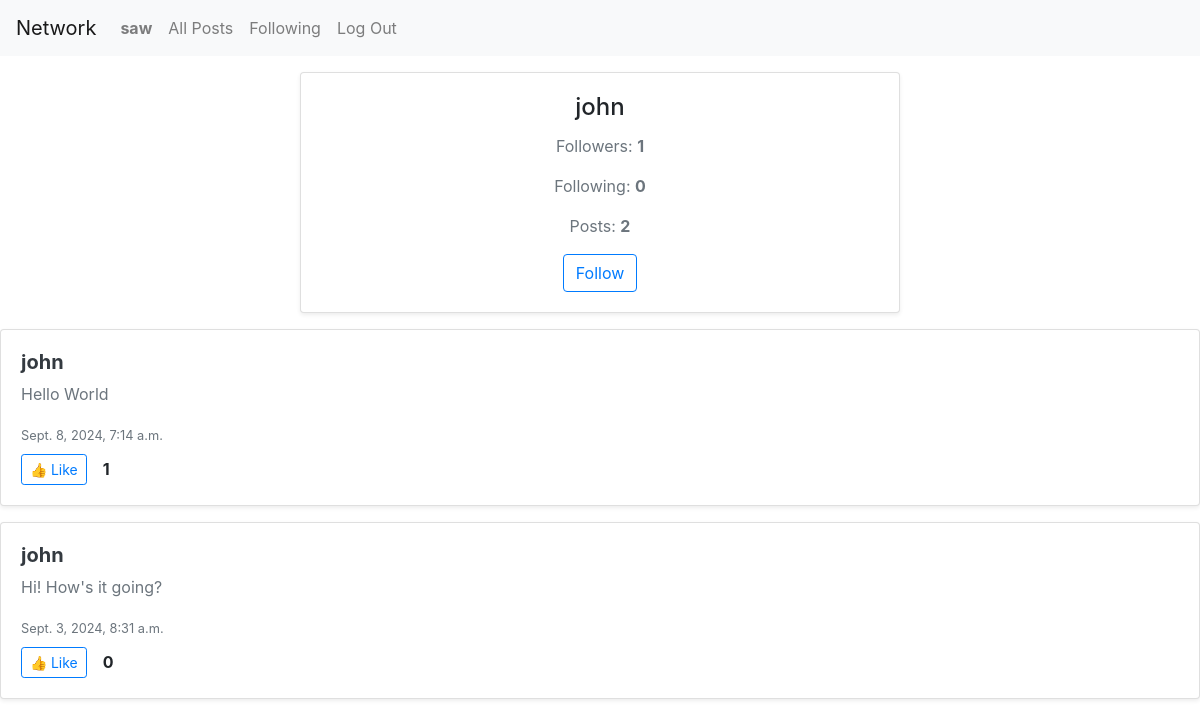
Page /profile/8 (signed in) on the committed database.
### network/models.py (models this page shows, shortened)
class User(AbstractUser):
    pass

class Post(models.Model):
    owner = models.ForeignKey(User, on_delete=models.CASCADE, related_name="posts")
    description = models.CharField(max_length=1024, blank=False)
    created = models.DateTimeField(auto_now_add=True)

### network/views.py (the view, shortened to what this page needs)
# urls.py: path("profile/<str:user_id>", views.profile, name="user_profile"),
def profile(request, user_id):
    user = User.objects.get(id=user_id)
    posts = Post.objects.filter(owner=user).order_by('-created')
    paginator = Paginator(posts, 10)
    page_no = request.GET.get('page')
    page_posts = paginator.get_page(page_no)
    followers = user.followers.all()
    followings = user.followings.all()
    is_following = False
    if Follow.objects.filter(user=user, follower=request.user).exists():
        is_following = True
    return render(request, "network/profile.html", {
        "page_posts": page_posts,
        "followers": len(followers),
        "followings": len(followings),
        "is_following": is_following,
        "post_owner": user,
    })

### network/templates/network/profile.html (shortened to what this page needs)
{% extends "network/layout.html" %}
{% block body %}
    <div class="card text-center mx-auto shadow-sm mt-3" style="max-width: 600px;">
        <div class="card-body">
            <h4 class="card-title">{{ post_owner.username }}</h4>
            <p class="card-text text-muted">Followers: <strong>{{ followers }}</strong></p>
            <p class="card-text text-muted">Following: <strong>{{ followings }}</strong></p>
            <p class="card-text text-muted">Posts: <strong>{{ post_owner.posts.count }}</strong></p>
            {% if request.user != post_owner and user.is_authenticated %}
                <form method="post" action="{% url 'user_profile' post_owner.id %}">
                    {% if is_following %}
                        <input type="submit" value="Unfollow" class="btn btn-outline-danger">
                        <input type="hidden" name="following" value="unfollow">
                    {% else %}
                        <input type="submit" value="Follow" class="btn btn-outline-primary">
                    {% endif %}
                </form>
            {% endif %}
        </div>
    </div>
    {% for post in page_posts %}
        <div class="card mb-3 shadow-sm mt-3">
            <div class="card-body">
                <h5>
                    <a href="{% url 'user_profile' post.owner.id %}" class="text-decoration-none text-dark">
                        <strong>{{ post.owner }}</strong>
                    </a>
                </h5>
                <p id="{{ post.id }}_content" class="text-muted">{{ post.description }}</p>
                <small class="text-secondary">{{ post.created }}</small><br>
                <div class="d-flex align-items-center gap-2 mt-2">
                    {% if post in myLikePostObjects %}
                        <button class="btn btn-outline-danger btn-sm" onclick="isLike('{{ post.id }}')" id="likeButton_{{ post.id }}">
                            ❤️ Unlike
                        </button>
                    {% else %}
                        <button class="btn btn-outline-primary btn-sm" onclick="isLike('{{ post.id }}')" id="likeButton_{{ post.id }}">
                            👍 Like
                        </button>
                    {% endif %}
                    <b id="likeCount_{{ post.id }}" class="ms-2 px-3">{{ post.post_likes.count }}</b>
                </div>
            </div>
        </div>
    {% endfor %}
{% endblock %}

### network/templates/network/layout.html (shortened to what this page needs)
{% load static %}
<!DOCTYPE html>
<html lang="en">
    <head>
        <link rel="stylesheet" href="https://stackpath.bootstrapcdn.com/bootstrap/4.4.1/css/bootstrap.min.css">
        <link href="{% static 'network/styles.css' %}" rel="stylesheet">
    </head>
    <body>
        <nav class="navbar navbar-expand-lg navbar-light bg-light">
            <a class="navbar-brand" href="#">Network</a>
            <div>
              <ul class="navbar-nav mr-auto">
                {% if user.is_authenticated %}
                    <li class="nav-item">
                        <a class="nav-link" href="{% url 'user_profile' user.id %}"><strong>{{ user.username }}</strong></a>
                    </li>
                {% endif %}
                <li class="nav-item">
                  <a class="nav-link" href="{% url 'index' %}">All Posts</a>
                </li>
                {% if user.is_authenticated %}
                    <li class="nav-item">
                        <a class="nav-link" href="{% url 'following' %}">Following</a>
                    </li>
                    <li class="nav-item">
                        <a class="nav-link" href="{% url 'logout' %}">Log Out</a>
                    </li>
                {% endif %}
              </ul>
            </div>
          </nav>
        <div class="body">
            {% block body %}
            {% endblock %}
        </div>
    </body>
</html>

### rows in the picture
User: username "saw"
User: username "john", posts.count "2"
Post: owner "john", description "Hello World", created "Sept. 8, 2024, 7:14 a.m.", post_likes.count "1"
Post: owner "john", description "Hi! How's it going?", created "Sept. 3, 2024, 8:31 a.m.", post_likes.count "0"

### other values in the picture
{{ followers }} "1"
{{ followings }} "0"
